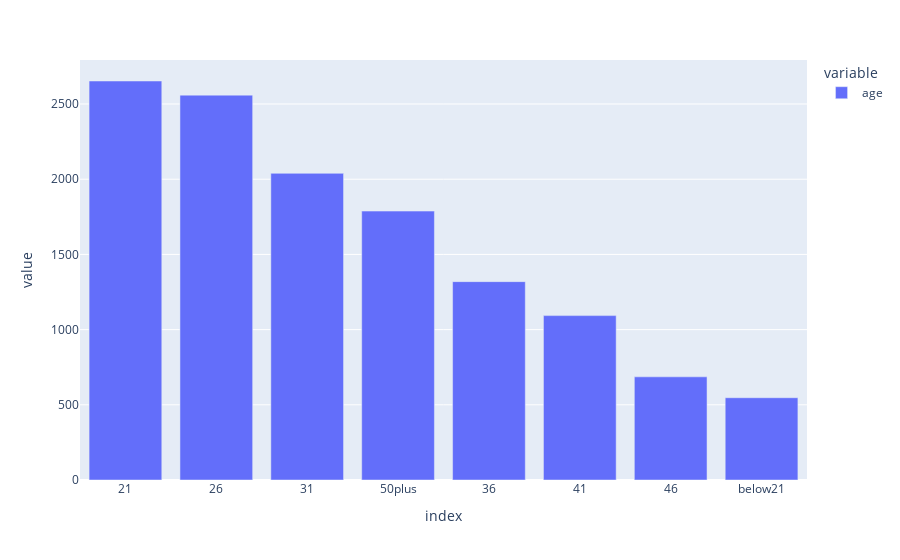

Source (notebook cell):
### Code cell
px.bar(df['age'].value_counts())

### Figure 1 — Plotly figure (JSON) as saved in the notebook; plotly's stock layout.template omitted (floating-point values rounded to 4 significant figures)
{"data": [{"alignmentgroup": "True", "hovertemplate": "variable=age<br>index=%{x}<br>value=%{y}<extra></extra>", "legendgroup": "age", "marker": {"color": "#636efa", "pattern": {"shape": ""}}, "name": "age", "offsetgroup": "age", "orientation": "v", "showlegend": true, "textposition": "auto", "type": "bar", "x": ["21", "26", "31", "50plus", "36", "41", "46", "below21"], "xaxis": "x", "y": [2653, 2559, 2039, 1788, 1319, 1093, 686, 547], "yaxis": "y"}], "layout": {"barmode": "relative", "legend": {"title": {"text": "variable"}, "tracegroupgap": 0}, "margin": {"t": 60}, "xaxis": {"anchor": "y", "domain": [0, 1], "title": {"text": "index"}}, "yaxis": {"anchor": "x", "domain": [0, 1], "title": {"text": "value"}}}}
